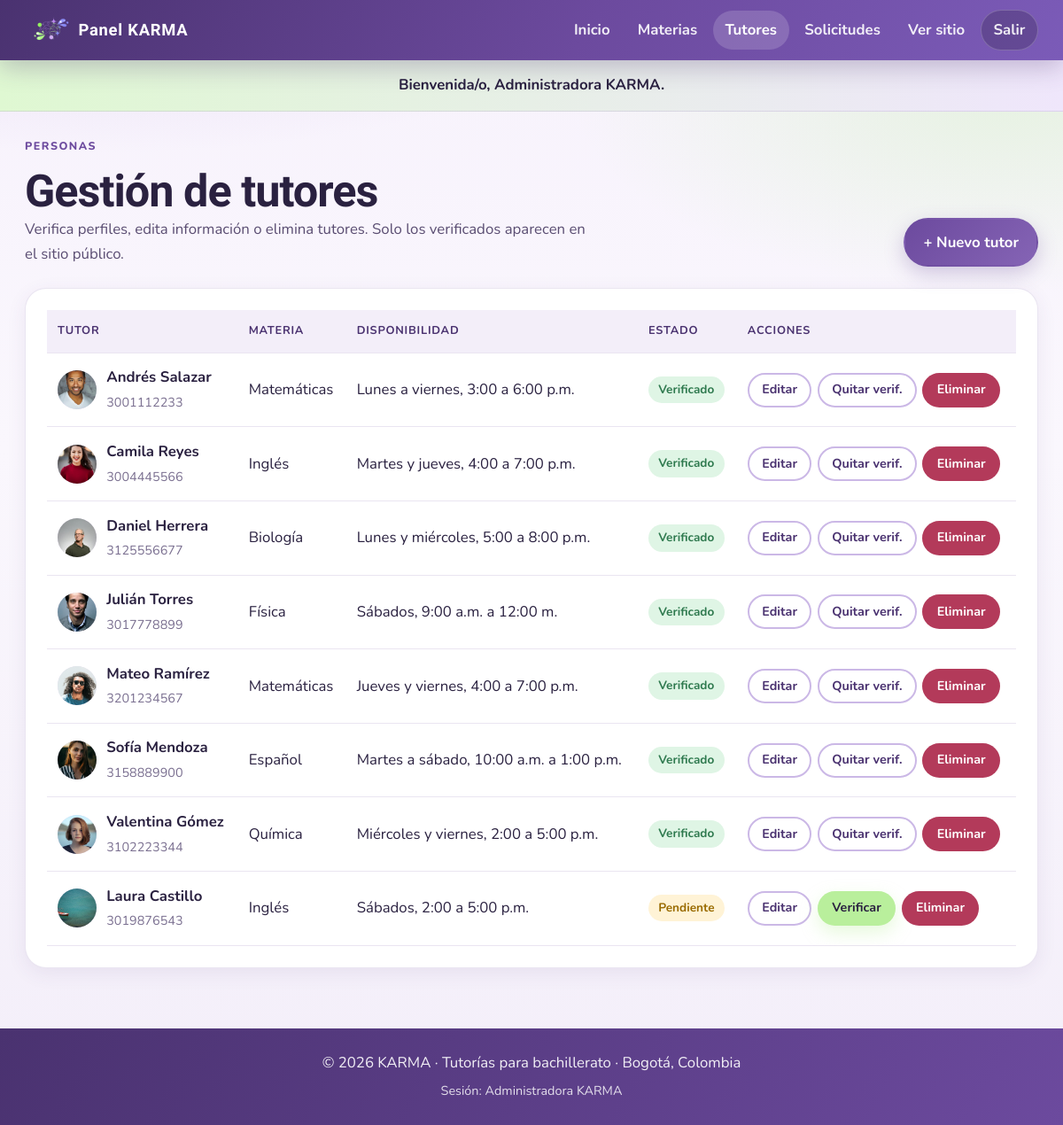
Screenshot of /admin/tutores.php (signed in) with the database file from the repository.
### tables this page shows
CREATE TABLE tutor (
  id_tutor INT UNSIGNED AUTO_INCREMENT PRIMARY KEY,
  nombre VARCHAR(100) NOT NULL,
  descripcion TEXT NULL,
  disponibilidad VARCHAR(150) NOT NULL,
  telefono VARCHAR(10) NOT NULL,
  foto_url VARCHAR(255) NULL,
  verificado TINYINT(1) NOT NULL DEFAULT 0,
  id_materia INT UNSIGNED NOT NULL,
  FOREIGN KEY (id_materia) REFERENCES materia(id_materia)
);

CREATE TABLE materia (
  id_materia INT UNSIGNED AUTO_INCREMENT PRIMARY KEY,
  nombre VARCHAR(100) NOT NULL UNIQUE,
  imagen VARCHAR(255) NULL,
  descripcion VARCHAR(255) NULL
);

### includes/funciones.php (called while the page is built, shortened)
<?php
function e($texto) {
    return htmlspecialchars((string)$texto, ENT_QUOTES, "UTF-8");
}
function rutaFoto($ruta, $fallback = "img/estudiantes.jpg") {
    $ruta = trim((string)$ruta);
    return $ruta;
}

### admin/tutores.php (the view, shortened to what this page needs)
<?php
require_once __DIR__ . "/../includes/conexion.php";
require_once __DIR__ . "/../includes/funciones.php";
$tutores = $mysqli->query(
    "SELECT t.*, m.nombre AS materia
     FROM tutor t
     INNER JOIN materia m ON m.id_materia = t.id_materia
     ORDER BY t.verificado DESC, t.nombre"
)->fetch_all(MYSQLI_ASSOC);
require __DIR__ . "/../includes/header_admin.php";
?>
<div class="admin-titulo">
    <div>
        <p class="etiqueta">Personas</p>
        <h1>Gestión de tutores</h1>
        <p>Verifica perfiles, edita información o elimina tutores. Solo los verificados aparecen en el sitio público.</p>
    </div>
    <a class="btn" href="tutor_form.php">+ Nuevo tutor</a>
</div>
<div class="panel-card">
    <?php if (count($tutores) === 0): ?>
        <div class="vacio">No hay tutores registrados. <a href="tutor_form.php">Crear el primero</a>.</div>
    <?php else: ?>
        <div class="tabla-wrap">
            <table class="tabla">
                <thead>
                    <tr>
                        <th>Tutor</th>
                        <th>Materia</th>
                        <th>Disponibilidad</th>
                        <th>Estado</th>
                        <th>Acciones</th>
                    </tr>
                </thead>
                <tbody>
                    <?php foreach ($tutores as $t): ?>
                        <tr>
                            <td>
                                <div class="celda-persona">
                                    <img class="avatar-mini" src="../<?= e(rutaFoto($t["foto_url"])) ?>" alt="">
                                    <div>
                                        <strong><?= e($t["nombre"]) ?></strong><br>
                                        <span style="color:var(--muted);font-size:0.9rem"><?= e($t["telefono"]) ?></span>
                                    </div>
                                </div>
                            </td>
                            <td><?= e($t["materia"]) ?></td>
                            <td><?= e($t["disponibilidad"]) ?></td>
                            <td>
                                <?php if ((int)$t["verificado"] === 1): ?>
                                    <span class="badge badge-ok">Verificado</span>
                                <?php else: ?>
                                    <span class="badge badge-warn">Pendiente</span>
                                <?php endif; ?>
                            </td>
                            <td>
                                <div class="acciones-fila">
                                    <a class="btn btn-sm btn-secundario" href="tutor_form.php?id=<?= (int)$t["id_tutor"] ?>">Editar</a>
                                    <form method="post" action="tutores.php">
                                        <button class="btn btn-sm <?= (int)$t["verificado"] === 1 ? 'btn-secundario' : 'btn-menta' ?>" type="submit">
                                            <?= (int)$t["verificado"] === 1 ? "Quitar verif." : "Verificar" ?>
                                        </button>
                                    </form>
                                    <form method="post" action="tutores.php" onsubmit="return confirm('¿Eliminar este tutor y sus solicitudes?');">
                                        <button class="btn btn-sm btn-peligro" type="submit">Eliminar</button>
                                    </form>
                                </div>
                            </td>
                        </tr>
                    <?php endforeach; ?>
                </tbody>
            </table>
        </div>
    <?php endif; ?>
</div>
<?php require __DIR__ . "/../includes/footer.php"; ?>

### css/style.css (style rules this page uses)
:root { --lavanda: #6c4a9e; --lavanda-deep: #4a3270; --lavanda-mid: #8564b5; --lavanda-soft: #cbb8e6; --lavanda-fog: #e4d9f2; --lavanda-mist: #f3eef9; --menta: #b9ef9c; --menta-deep: #8fd86a; --ink: #2a2140; --ink-soft: #5a4d72; --muted: #7a6f90; --white: #ffffff; --surface: #faf7fd; --danger: #b33a5a; --ok: #2f7a4f; --line: rgba(108, 74, 158, 0.14); --shadow: 0 16px 48px rgba(74, 50, 112, 0.14); --shadow-soft: 0 6px 22px rgba(74, 50, 112, 0.08); --radius: 14px; --radius-lg: 24px; --radius-pill: 999px; --font-display: "Bricolage Grotesque", "Segoe UI", sans-serif; --font-body: "Nunito", "Segoe UI", sans-serif; --max: 1140px; --pad-x: clamp(1rem, 3.5vw, 1.75rem); --touch: 44px; --fs-body: clamp(0.95rem, 0.9rem + 0.25vw, 1.05rem); --fs-h1: clamp(2rem, 1.35rem + 2.4vw, 3.4rem); --fs-h2: clamp(1.45rem, 1.15rem + 1vw, 2rem); --fs-hero: clamp(2.2rem, 1.4rem + 3.4vw, 4rem); --nav-h: 72px; }
*, *::before, *::after { margin: 0; padding: 0; box-sizing: border-box; }
html { scroll-behavior: smooth; overflow-x: clip; -webkit-text-size-adjust: 100%; }
body { font-family: var(--font-body); font-size: var(--fs-body); color: var(--ink); min-height: 100vh; line-height: 1.65; display: flex; flex-direction: column; overflow-x: clip; word-wrap: break-word; overflow-wrap: anywhere; background: radial-gradient(1200px 500px at 10% -10%, rgba(203, 184, 230, 0.55), transparent 60%), radial-gradient(900px 420px at 95% 8%, rgba(185, 239, 156, 0.28), transparent 55%), linear-gradient(180deg, #f7f2fc 0%, var(--surface) 40%, #f3eef9 100%); }
a { color: var(--lavanda); text-decoration: none; transition: color 0.2s ease, transform 0.2s ease, background 0.2s ease, border-color 0.2s ease, box-shadow 0.2s ease; }
img { max-width: 100%; height: auto; display: block; object-fit: cover; }
h1, h2, h3, .nav-marca { font-family: var(--font-display); color: var(--ink); line-height: 1.15; letter-spacing: -0.02em; }
h1 { font-size: var(--fs-h1); }
p { color: var(--ink-soft); }
button, input, select, textarea { font: inherit; }
.boton, .btn { display: inline-flex; align-items: center; justify-content: center; gap: 0.45rem; min-height: var(--touch); padding: 0.7rem 1.25rem; border-radius: var(--radius-pill); border: 2px solid transparent; background: linear-gradient(135deg, var(--lavanda) 0%, var(--lavanda-mid) 100%); color: var(--white); font-weight: 700; cursor: pointer; box-shadow: 0 8px 22px rgba(108, 74, 158, 0.28); text-decoration: none; }
.btn-secundario { background: var(--white); color: var(--lavanda-deep); border-color: var(--lavanda-soft); box-shadow: none; }
.btn-menta { background: var(--menta); color: var(--ink); box-shadow: 0 8px 20px rgba(185, 239, 156, 0.35); }
.btn-peligro { background: var(--danger); box-shadow: none; }
.btn-sm { min-height: 36px; padding: 0.35rem 0.9rem; font-size: 0.9rem; }
.etiqueta { display: inline-flex; align-items: center; gap: 0.4rem; color: var(--lavanda); font-weight: 800; text-transform: uppercase; letter-spacing: 0.12em; font-size: 0.78rem; margin-bottom: 0.75rem; }
.meta, .badge { display: inline-flex; align-items: center; gap: 0.3rem; font-size: 0.85rem; font-weight: 700; color: var(--lavanda-deep); }
.badge { padding: 0.25rem 0.7rem; border-radius: var(--radius-pill); background: var(--lavanda-fog); }
.badge-ok { background: #dff5e5; color: var(--ok); }
.badge-warn { background: #fff3d6; color: #9a6b00; }
.admin-titulo { display: flex; flex-wrap: wrap; align-items: end; justify-content: space-between; gap: 1rem; margin-bottom: 1.5rem; }
.admin-titulo p { max-width: 40rem; }
.panel-card { background: var(--white); border: 1px solid var(--line); border-radius: var(--radius-lg); padding: clamp(1rem, 2.5vw, 1.5rem); box-shadow: var(--shadow-soft); margin-bottom: 1.25rem; }
.tabla-wrap { width: 100%; overflow-x: auto; -webkit-overflow-scrolling: touch; }
table.tabla { width: 100%; border-collapse: collapse; min-width: 640px; }
table.tabla th, table.tabla td { text-align: left; padding: 0.85rem 0.75rem; border-bottom: 1px solid var(--line); vertical-align: middle; }
table.tabla th { font-size: 0.8rem; text-transform: uppercase; letter-spacing: 0.06em; color: var(--lavanda-deep); background: var(--lavanda-mist); }
.acciones-fila { display: flex; flex-wrap: wrap; gap: 0.4rem; }
.avatar-mini { width: 44px; height: 44px; border-radius: 50%; object-fit: cover; background: var(--lavanda-fog); flex-shrink: 0; }
.celda-persona { display: flex; align-items: center; gap: 0.7rem; }

### rows the page displays
tutor: foto_url (picture), nombre "Andrés Salazar", telefono "3001112233", id_materia.nombre "Matemáticas", disponibilidad "Lunes a viernes, 3:00 a 6:00 p.m.", verificado "Verificado"
tutor: foto_url (picture), nombre "Camila Reyes", telefono "3004445566", id_materia.nombre "Inglés", disponibilidad "Martes y jueves, 4:00 a 7:00 p.m.", verificado "Verificado"
tutor: foto_url (picture), nombre "Daniel Herrera", telefono "3125556677", id_materia.nombre "Biología", disponibilidad "Lunes y miércoles, 5:00 a 8:00 p.m.", verificado "Verificado"
tutor: foto_url (picture), nombre "Julián Torres", telefono "3017778899", id_materia.nombre "Física", disponibilidad "Sábados, 9:00 a.m. a 12:00 m.", verificado "Verificado"
tutor: foto_url (picture), nombre "Mateo Ramírez", telefono "3201234567", id_materia.nombre "Matemáticas", disponibilidad "Jueves y viernes, 4:00 a 7:00 p.m.", verificado "Verificado"
tutor: foto_url (picture), nombre "Sofía Mendoza", telefono "3158889900", id_materia.nombre "Español", disponibilidad "Martes a sábado, 10:00 a.m. a 1:00 p.m.", verificado "Verificado"
tutor: foto_url (picture), nombre "Valentina Gómez", telefono "3102223344", id_materia.nombre "Química", disponibilidad "Miércoles y viernes, 2:00 a 5:00 p.m.", verificado "Verificado"
tutor: foto_url (picture), nombre "Laura Castillo", telefono "3019876543", id_materia.nombre "Inglés", disponibilidad "Sábados, 2:00 a 5:00 p.m.", verificado "Pendiente"

### other values shown
$mensaje "Bienvenida/o, Administradora KARMA."
$_SESSION["admin"]["nombre"] "Administradora KARMA"
